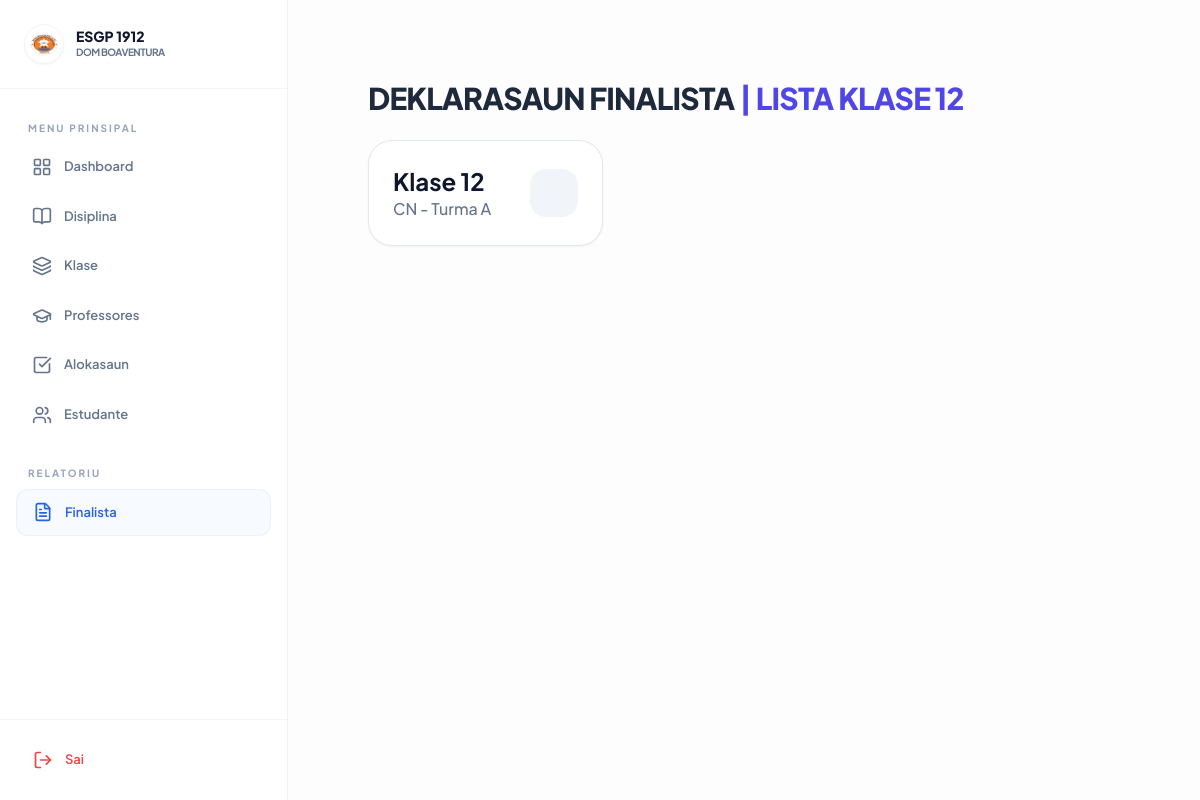
/attendance/finalista/klase/, run on the app's committed database.
### academic/models.py (models this page shows, shortened)
class Klase(models.Model):
    DEPARTAMENTU_CHOICES = [('CN', 'Ciencias Naturais'), ('CSH', 'Ciencias Sociais e Humanidades')]
    NIVEL_CHOICES = [('10', '10'), ('11', '11'), ('12', '12')]
    nivel = models.CharField(max_length=2, choices=NIVEL_CHOICES)
    departamentu = models.CharField(max_length=3, choices=DEPARTAMENTU_CHOICES)
    turma = models.CharField(max_length=5) # Contoh: A, B, atau C

### attendance/views.py (the view)
# urls.py: path('finalista/klase/', views.lista_klase_finalista, name='lista_klase_finalista'),
def lista_klase_finalista(request):
    klase_12 = Klase.objects.filter(nivel='12')
    return render(request, 'attendance/lista_klase.html', {
        'klase': klase_12
    })

### templates/attendance/lista_klase.html
{% extends 'base.html' %}
{% block content %}
<div class="p-8">
    <h2 class="text-3xl font-black text-slate-800 mb-6 uppercase tracking-tight">Deklarasaun Finalista <span class="text-indigo-600">| Lista Klase 12</span></h2>
    <div class="grid grid-cols-1 md:grid-cols-3 gap-6">
        {% for k in klase %}
        <a href="{% url 'lista_estudante_finalista' k.id %}" class="group block p-6 bg-white border border-slate-200 rounded-3xl shadow-sm hover:shadow-xl hover:border-indigo-500 transition-all duration-300">
            <div class="flex items-center justify-between">
                <div>
                    <h3 class="text-2xl font-bold text-slate-900 group-hover:text-indigo-600 transition-colors">Klase {{ k.nivel }}</h3>
                    <p class="text-slate-500 font-medium">{{ k.departamentu }} - Turma {{ k.turma }}</p>
                </div>
                <div class="bg-slate-100 p-3 rounded-2xl group-hover:bg-indigo-50 transition-colors">
                    <svg xmlns="http://www.w3.org/2000/svg" class="h-6 w-6 text-indigo-600" fill="none" viewBox="0 0 24 24" stroke="currentColor">
                        <path stroke-linecap="round" stroke-linejoin="round" stroke-width="2" d="9 5l7 7-7 7" />
                    </svg>
                </div>
            </div>
        </a>
        {% empty %}
        <p class="text-slate-500 italic">Data klase nivel 12 seidauk iha.</p>
        {% endfor %}
    </div>
</div>
{% endblock %}

### templates/base.html (style rules this page uses)
:root { --primary: #3b82f6; }
body { font-family: 'Plus Jakarta Sans', sans-serif; background: #fdfdfd; color: #1e293b; }

### data on the page
Klase: nivel "12", departamentu "CN", turma "A"
